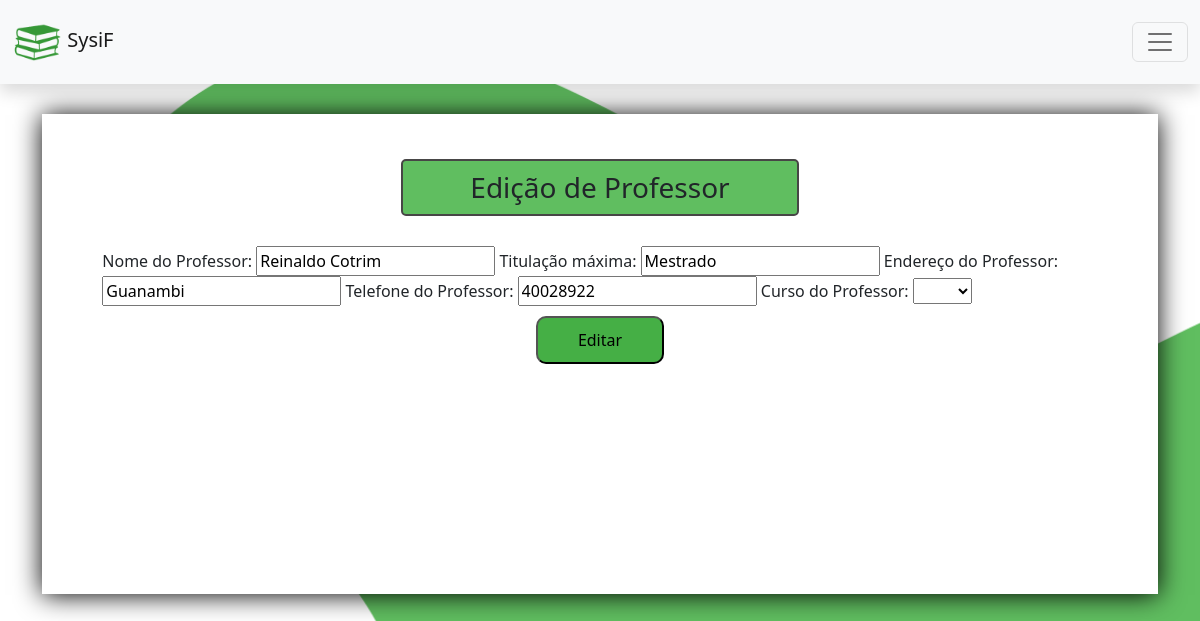
Page /professor/editar/171 (signed in) on the committed database.
### professor/models.py (models this page shows, shortened)
class Pessoa(models.Model):
    nome = models.CharField('Nome', max_length=100)
    endereco = models.CharField('Endereço', max_length=250)
    telefone = models.CharField('Telefone', max_length=250)
    class Meta:
        verbose_name = 'Pessoa'
        ordering = ['nome']

class Professor(Pessoa):
    id_curso = models.ForeignKey(Curso, on_delete=models.CASCADE)
    cod_professor = models.CharField('Codigo', max_length=250)
    titulacaoMax = models.CharField('Titulação Máxima', max_length=250)
    class Meta:
        verbose_name = 'Professore'
        ordering = ['nome']
    def editar(request, id):
        professor = get_object_or_404(Professor, id=id)
        context = {}
        context['is_not_edited'] = True
        if request.method == 'POST':
            form = FormCadastrarProfessor(request.POST)
            if form.is_valid():
                context['is_valid'] = True
                nome = request.POST['nome']
                cod_professor = request.POST['cod_professor']
                titulacaoMax = request.POST['titulacaoMax']
                endereco = request.POST['endereco']
                telefone = request.POST['telefone']
                id_curso = request.POST['id_curso']
                edita_professor = Professor.objects.filter(id=id)
                edita_professor.update(nome=nome,
                                       cod_professor=cod_professor,
                                       titulacaoMax=titulacaoMax,
                                       endereco=endereco,
                                       telefone=telefone,
                                       id_curso=id_curso)
                form = FormCadastrarProfessor()
                context['is_not_edited'] = False
        else:
            form = FormCadastrarProfessor()
            form.initial['nome'] = professor.nome
            form.initial['cod_professor'] = professor.cod_professor
            form.initial['titulacaoMax'] = professor.titulacaoMax
            form.initial['endereco'] = professor.endereco
            form.initial['telefone'] = professor.telefone
            form.initial['id_curso'] = professor.id_curso
        context['form'] = form
        context['id'] = id
        return (context)

### professor/views.py (the view)
# urls.py: path('editar/<int:id>', views.editar_aluno, name='editar'),
@login_required
def editar(request, id):
    context = Professor.editar(request, id) #Luis - funcao sendo chamada do models 'professor' para editar professor
    return render(request, 'editar_professor.html', context)

### professor/forms.py
class FormCadastrarProfessor(forms.Form):
    all_cursos = Curso.objects.all().values_list('id', 'nome_curso')
    cursos_choice = [('', '')]
    for i in all_cursos:
        cursos_choice.append(i)
    nome = forms.CharField(label='Nome do Professor', widget=forms.TextInput)
    titulacaoMax = forms.CharField(label='Titulação máxima', widget=forms.TextInput)
    endereco = forms.CharField(label='Endereço do Professor', widget=forms.TextInput)
    telefone = forms.CharField(label='Telefone do Professor', widget=forms.TextInput)
    id_curso = forms.ChoiceField(label='Curso do Professor', choices=cursos_choice, widget=forms.Select()) #Durval - esse é um campo onde o usuario irá escolher um curso para atrelar ao professor

### curso/models.py (called while the page is built)
    def __str__(self):
        return self.nome_curso

### professor/templates/editar_professor.html (shortened to what this page needs)
{% extends 'base.html' %}
{% load static %}
{% load bootstrap %}
{% block content %}
    {% if is_not_edited == True %}
    <div class="form-title box">
        <h3>Edição de Professor</h3>
    </div>
    <form action="{% url 'professor:editar' id %}" method="post">
            {{ form|bootstrap }}
        <div class="button-div">
            <button type="submit" class="button-input" > Editar</button>
        </div>
    </form>
    {% endif %}
{% endblock %}

### main/static/css/style.css (style rules this page uses)
body { background: rgb(255, 255, 255) url("../img/background.png") no-repeat left top; background-size: 1800px; }
.form-title { display: grid; margin: 20px; }
.form-title h3 { margin: auto; }
.button-div { margin-top: 10px; display: grid; }
.button-input { border-radius: 10px; background-color: rgb(69, 175, 69); padding: 10px 40px; margin: auto; }
.box { border: 2px solid rgb(71, 70, 70); border-radius: 5px; padding: 10px; width: 40%; margin: 30px auto; background-color: rgb(96, 190, 96); }

### rows in the picture
Pessoa: nome "Reinaldo Cotrim", endereco "Guanambi", telefone "40028922"
Professor: titulacaoMax "Mestrado"
